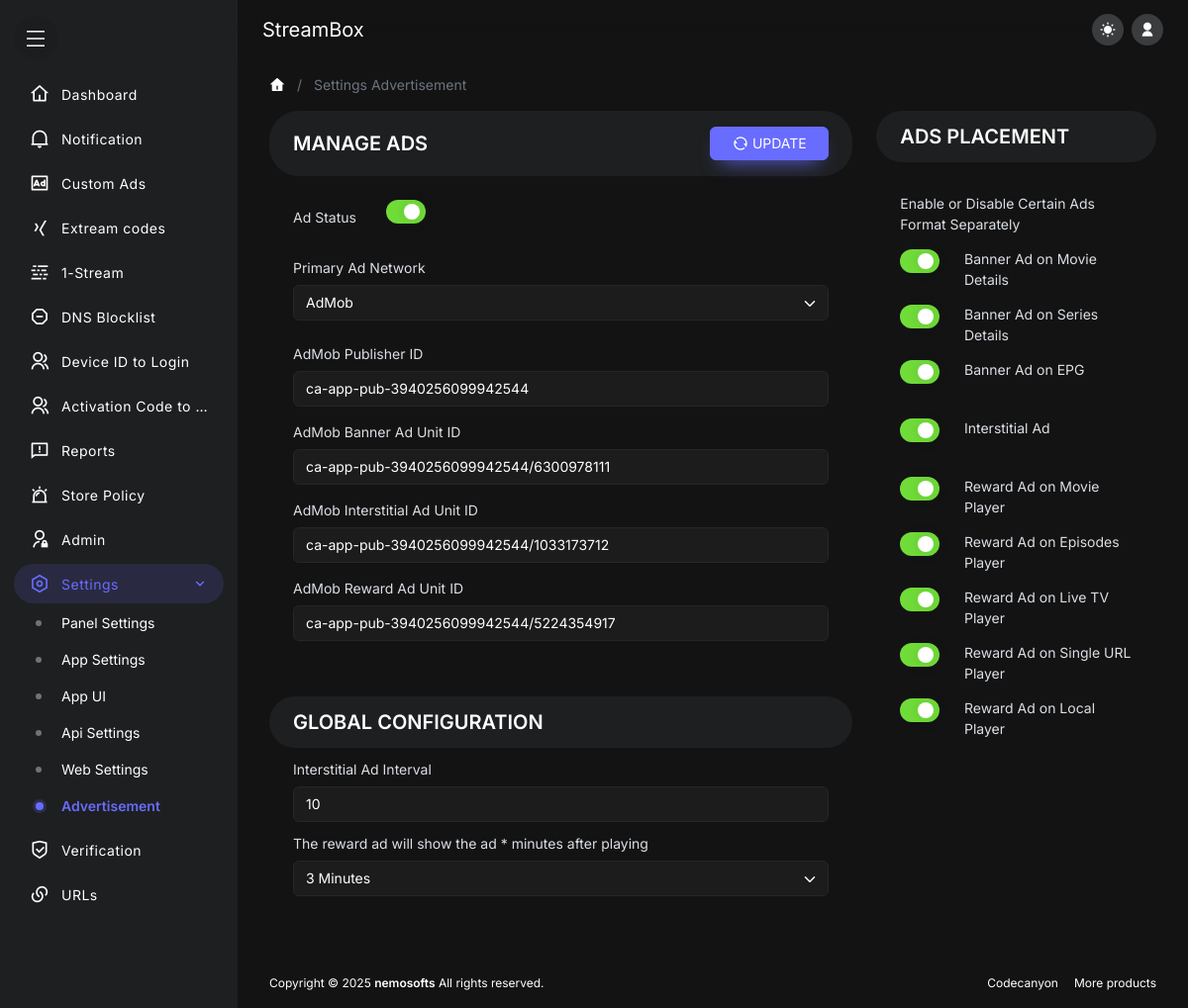
The page /settings_ads.php (signed in) on the database its author committed.
### tables this page shows
CREATE TABLE `tbl_advertisement` (
  `id` int(11) NOT NULL,
  `ad_status` varchar(10) NOT NULL DEFAULT 'false',
  `ad_network` varchar(30) NOT NULL DEFAULT 'admob',
  `admob_publisher_id` text NOT NULL,
  `admob_banner_unit_id` text NOT NULL,
  `admob_interstitial_unit_id` text NOT NULL,
  `admob_native_unit_id` text NOT NULL,
  `admob_app_open_ad_unit_id` text NOT NULL,
  `admob_reward_ad_unit_id` text NOT NULL,
  `banner_movie` varchar(10) NOT NULL DEFAULT 'false',
  `banner_series` varchar(10) NOT NULL DEFAULT 'false',
  `banner_epg` varchar(10) NOT NULL DEFAULT 'false',
  `interstitial_post_list` varchar(10) NOT NULL DEFAULT 'false',
  `reward_ad_on_movie` varchar(10) NOT NULL DEFAULT 'false',
  `reward_ad_on_episodes` varchar(10) NOT NULL DEFAULT 'false',
  `reward_ad_on_live` varchar(10) NOT NULL DEFAULT 'false',
  `reward_ad_on_single` varchar(10) NOT NULL DEFAULT 'false',
  `reward_ad_on_local` varchar(10) NOT NULL DEFAULT 'false',
  `interstital_ad_click` int(10) NOT NULL DEFAULT 5,
  `reward_minutes` int(10) NOT NULL DEFAULT 5
);

### settings_ads.php (the view, shortened to what this page needs)
<?php $page_title="Settings Advertisement";
    include("includes/header.php");
    $qry="SELECT * FROM tbl_advertisement where id='1'";
    $result=mysqli_query($mysqli,$qry);
    $settings_data=mysqli_fetch_assoc($result);
?>
<main id="nsofts_main">
    <div class="nsofts-container">
        <nav aria-label="breadcrumb">
            <ol class="breadcrumb align-items-center">
                <li class="breadcrumb-item d-inline-flex"><a href="dashboard.php"><i class="ri-home-4-fill"></i></a></li>
                <li class="breadcrumb-item d-inline-flex active" aria-current="page"><?php echo (isset($page_title)) ? $page_title : "" ?></li>
            </ol>
        </nav>
        <form action="" name="advertisement" method="POST" enctype="multipart/form-data">
        <div class="row clearfix">
            <div class="col-lg-8 col-md-8 col-sm-12 col-xs-12">
                <div class="card">
                    <div class="card-top d-md-inline-flex align-items-center justify-content-between py-3 px-4">
                        <h5  class="d-inline-flex align-items-center fw-semibold m-0">MANAGE ADS</h5>
                        <div class="d-flex mt-2 mt-md-0">
                            <button type="submit" name="submit" class="btn btn-primary d-inline-flex align-items-center justify-content-center" style="min-width: 120px;">
                                <i class="ri-refresh-line"></i>
                                <span class="ps-1 text-nowrap d-none d-sm-block">UPDATE</span>
                            </button>
                        </div>
                    </div>
                    <div class="card-body p-0">
                        <div class="p-4">
                            <div class="mb-3 row">
                                <label for="" class="col-sm-2 col-form-label">Ad Status</label>
                                <div class="col-sm-10">
                                    <div class="nsofts-switch d-flex align-items-center">
                                        <label for="ad_status" class="nsofts-switch__label"></label>
                                    </div>
                                </div>
                            </div>
                            <div class="mb-3">
                                <label for="" class="col-form-label">Primary Ad Network</label>
                            </div>
                            <div class="admob_ads" style="display: none">
                                <div class="mb-2">
                                    <label for="" class="col-form-label">AdMob Publisher ID</label>
                                    <input type="text" name="admob_publisher_id" id="admob_publisher_id" value="<?php echo $settings_data['admob_publisher_id']; ?>" class="form-control">
                                </div>
                                <div class="mb-2">
                                    <label for="" class="col-form-label">AdMob Banner Ad Unit ID</label>
                                    <input type="text" name="admob_banner_unit_id" id="admob_banner_unit_id" value="<?php echo $settings_data['admob_banner_unit_id']; ?>" class="form-control">
                                </div>
                                <div class="mb-2">
                                    <label for="" class="col-form-label">AdMob Interstitial Ad Unit ID</label>
                                    <input type="text" name="admob_interstitial_unit_id" id="admob_interstitial_unit_id" value="<?php echo $settings_data['admob_interstitial_unit_id']; ?>" class="form-control">
                                </div>
                                <div class="mb-2">
                                    <label for="" class="col-form-label">AdMob Reward Ad Unit ID</label>
                                    <input type="text" name="admob_reward_ad_unit_id" id="admob_reward_ad_unit_id" value="<?php echo $settings_data['admob_reward_ad_unit_id']; ?>" class="form-control">
                                </div>
                            </div>
                        </div>
                    </div>
                </div>
                <div class="card mt-4">
                    <div class="card-body p-0">
                        <div class="card-top p-3">
                            <h5 class="fw-semibold ps-2 lh-1 m-0">GLOBAL CONFIGURATION</h5>
                        </div>
                        <div class="p-4 pt-1">
                            <div class="mb-1">
                                <label for="" class="col-form-label">Interstitial Ad Interval</label>
                                <input type="text" name="interstital_ad_click" id="interstital_ad_click" value="<?php echo $settings_data['interstital_ad_click']; ?>" class="form-control ads_click">
                            </div>
                            <div class="mb-2">
                                <label for="" class="col-form-label">The reward ad will show the ad * minutes after playing</label>
                            </div>
                        </div>
                    </div>
                </div>
            </div>
            <div class="col-lg-4 col-md-4 col-sm-12 col-xs-12">
                <div class="card">
                    <div class="card-body p-0">
                        <div class="card-top p-3">
                            <h5 class="fw-semibold ps-2 lh-1 m-0">ADS PLACEMENT</h5>
                        </div>
                        <div class="p-4">
                            <label class="col-form-label"> Enable or Disable Certain Ads Format Separately</label>
                            <div class="row">
                                <div class="col-sm-3 mt-2">
                                    <div class="nsofts-switch d-flex align-items-center">
                                        <label for="banner_movie" class="nsofts-switch__label"></label>
                                    </div>
                                </div>
                                <label for="" class="col-sm col-form-label">Banner Ad on Movie Details</label>
                            </div>
                            <div class="row">
                                <div class="col-sm-3 mt-2">
                                    <div class="nsofts-switch d-flex align-items-center">
                                        <label for="banner_series" class="nsofts-switch__label"></label>
                                    </div>
                                </div>
                                <label for="" class="col-sm col-form-label">Banner Ad on Series Details</label>
                            </div>
                            <div class="row">
                                <div class="col-sm-3 mt-2">
                                    <div class="nsofts-switch d-flex align-items-center">
                                        <label for="banner_epg" class="nsofts-switch__label"></label>
                                    </div>
                                </div>
                                <label for="" class="col-sm col-form-label">Banner Ad on EPG</label>
                            </div>
                            <div class="row">
                                <div class="col-sm-3 mt-2">
                                    <div class="nsofts-switch d-flex align-items-center">
                                        <label for="interstitial_post_list" class="nsofts-switch__label"></label>
                                    </div>
                                </div>
                                <label for="" class="col-sm col-form-label">Interstitial Ad</label>
                            </div>
                            <div class="row">
                                <div class="col-sm-3 mt-2">
                                    <div class="nsofts-switch d-flex align-items-center">
                                        <label for="reward_ad_on_movie" class="nsofts-switch__label"></label>
                                    </div>
                                </div>
                                <label for="" class="col-sm col-form-label">Reward Ad on Movie Player</label>
                            </div>
                            <div class="row">
                                <div class="col-sm-3 mt-2">
                                    <div class="nsofts-switch d-flex align-items-center">
                                        <label for="reward_ad_on_episodes" class="nsofts-switch__label"></label>
                                    </div>
                                </div>
                                <label for="" class="col-sm col-form-label">Reward Ad on Episodes Player</label>
                            </div>
                            <div class="row">
                                <div class="col-sm-3 mt-2">
                                    <div class="nsofts-switch d-flex align-items-center">
                                        <label for="reward_ad_on_live" class="nsofts-switch__label"></label>
                                    </div>
                                </div>
                                <label for="" class="col-sm col-form-label">Reward Ad on Live TV Player</label>
                            </div>
                            <div class="row">
                                <div class="col-sm-3 mt-2">
                                    <div class="nsofts-switch d-flex align-items-center">
                                        <label for="reward_ad_on_single" class="nsofts-switch__label"></label>
                                    </div>
                                </div>
                                <label for="" class="col-sm col-form-label">Reward Ad on Single URL Player</label>
                            </div>
                            <div class="row">
                                <div class="col-sm-3 mt-2">
                                    <div class="nsofts-switch d-flex align-items-center">
                                        <label for="reward_ad_on_local" class="nsofts-switch__label"></label>
                                    </div>
                                </div>
                                <label for="" class="col-sm col-form-label">Reward Ad on Local Player</label>
                            </div>
                        </div>
                    </div>
                </div>
            </div>
        </div>
        </form>
    </div>
</main>
<?php include("includes/footer.php");?>

### settings_ads.php (style rules this page uses)
.col-form-label { color: var(--ns-gray-300); }

### rows shown on the page
tbl_advertisement: admob_publisher_id "ca-app-pub-3940256099942544", admob_banner_unit_id "ca-app-pub-3940256099942544/6300978111", admob_interstitial_unit_id "ca-app-pub-3940256099942544/1033173712", admob_reward_ad_unit_id "ca-app-pub-3940256099942544/5224354917", interstital_ad_click "10"

### other values the page prints
APP_NAME "StreamBox"
$page_title "Settings Advertisement"
